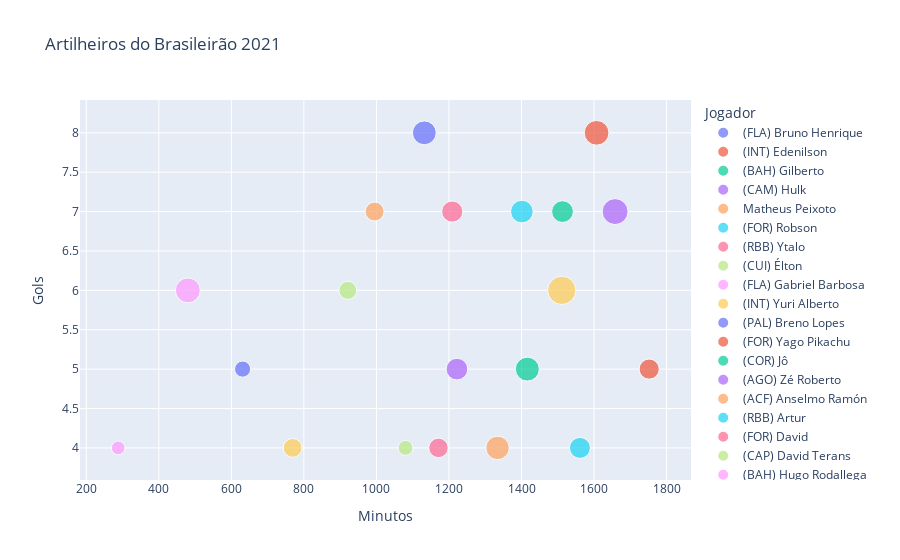

Source (notebook cell):
### Code cell
# Plotando o gráfico de dispersão
px.scatter(df[0], x="Minutos", y="Gols", color='Jogador', size='xG', title='Artilheiros do Brasileirão 2021')

### Figure 1 — Plotly figure (JSON) as saved in the notebook; plotly's stock layout.template omitted (floating-point values rounded to 4 significant figures)
{"data": [{"hovertemplate": "Jogador=(FLA) Bruno Henrique<br>Minutos=%{x}<br>Gols=%{y}<br>xG=%{marker.size}<extra></extra>", "legendgroup": "(FLA) Bruno Henrique", "marker": {"color": "#636efa", "size": [6.15], "sizemode": "area", "sizeref": 0.0217, "symbol": "circle"}, "mode": "markers", "name": "(FLA) Bruno Henrique", "orientation": "v", "showlegend": true, "type": "scatter", "x": [1132], "xaxis": "x", "y": [8], "yaxis": "y"}, {"hovertemplate": "Jogador=(INT) Edenilson<br>Minutos=%{x}<br>Gols=%{y}<br>xG=%{marker.size}<extra></extra>", "legendgroup": "(INT) Edenilson", "marker": {"color": "#EF553B", "size": [6.63], "sizemode": "area", "sizeref": 0.0217, "symbol": "circle"}, "mode": "markers", "name": "(INT) Edenilson", "orientation": "v", "showlegend": true, "type": "scatter", "x": [1607], "xaxis": "x", "y": [8], "yaxis": "y"}, {"hovertemplate": "Jogador=(BAH) Gilberto<br>Minutos=%{x}<br>Gols=%{y}<br>xG=%{marker.size}<extra></extra>", "legendgroup": "(BAH) Gilberto", "marker": {"color": "#00cc96", "size": [5.14], "sizemode": "area", "sizeref": 0.0217, "symbol": "circle"}, "mode": "markers", "name": "(BAH) Gilberto", "orientation": "v", "showlegend": true, "type": "scatter", "x": [1513], "xaxis": "x", "y": [7], "yaxis": "y"}, {"hovertemplate": "Jogador=(CAM) Hulk<br>Minutos=%{x}<br>Gols=%{y}<br>xG=%{marker.size}<extra></extra>", "legendgroup": "(CAM) Hulk", "marker": {"color": "#ab63fa", "size": [7.3], "sizemode": "area", "sizeref": 0.0217, "symbol": "circle"}, "mode": "markers", "name": "(CAM) Hulk", "orientation": "v", "showlegend": true, "type": "scatter", "x": [1658], "xaxis": "x", "y": [7], "yaxis": "y"}, {"hovertemplate": "Jogador=Matheus Peixoto<br>Minutos=%{x}<br>Gols=%{y}<br>xG=%{marker.size}<extra></extra>", "legendgroup": "Matheus Peixoto", "marker": {"color": "#FFA15A", "size": [3.9], "sizemode": "area", "sizeref": 0.0217, "symbol": "circle"}, "mode": "markers", "name": "Matheus Peixoto", "orientation": "v", "showlegend": true, "type": "scatter", "x": [995], "xaxis": "x", "y": [7], "yaxis": "y"}, {"hovertemplate": "Jogador=(FOR) Robson<br>Minutos=%{x}<br>Gols=%{y}<br>xG=%{marker.size}<extra></extra>", "legendgroup": "(FOR) Robson", "marker": {"color": "#19d3f3", "size": [5.56], "sizemode": "area", "sizeref": 0.0217, "symbol": "circle"}, "mode": "markers", "name": "(FOR) Robson", "orientation": "v", "showlegend": true, "type": "scatter", "x": [1401], "xaxis": "x", "y": [7], "yaxis": "y"}, {"hovertemplate": "Jogador=(RBB) Ytalo<br>Minutos=%{x}<br>Gols=%{y}<br>xG=%{marker.size}<extra></extra>", "legendgroup": "(RBB) Ytalo", "marker": {"color": "#FF6692", "size": [4.86], "sizemode": "area", "sizeref": 0.0217, "symbol": "circle"}, "mode": "markers", "name": "(RBB) Ytalo", "orientation": "v", "showlegend": true, "type": "scatter", "x": [1209], "xaxis": "x", "y": [7], "yaxis": "y"}, {"hovertemplate": "Jogador=(CUI) Élton<br>Minutos=%{x}<br>Gols=%{y}<br>xG=%{marker.size}<extra></extra>", "legendgroup": "(CUI) Élton", "marker": {"color": "#B6E880", "size": [3.5], "sizemode": "area", "sizeref": 0.0217, "symbol": "circle"}, "mode": "markers", "name": "(CUI) Élton", "orientation": "v", "showlegend": true, "type": "scatter", "x": [921], "xaxis": "x", "y": [6], "yaxis": "y"}, {"hovertemplate": "Jogador=(FLA) Gabriel Barbosa<br>Minutos=%{x}<br>Gols=%{y}<br>xG=%{marker.size}<extra></extra>", "legendgroup": "(FLA) Gabriel Barbosa", "marker": {"color": "#FF97FF", "size": [6.75], "sizemode": "area", "sizeref": 0.0217, "symbol": "circle"}, "mode": "markers", "name": "(FLA) Gabriel Barbosa", "orientation": "v", "showlegend": true, "type": "scatter", "x": [480], "xaxis": "x", "y": [6], "yaxis": "y"}, {"hovertemplate": "Jogador=(INT) Yuri Alberto<br>Minutos=%{x}<br>Gols=%{y}<br>xG=%{marker.size}<extra></extra>", "legendgroup": "(INT) Yuri Alberto", "marker": {"color": "#FECB52", "size": [8.68], "sizemode": "area", "sizeref": 0.0217, "symbol": "circle"}, "mode": "markers", "name": "(INT) Yuri Alberto", "orientation": "v", "showlegend": true, "type": "scatter", "x": [1511], "xaxis": "x", "y": [6], "yaxis": "y"}, {"hovertemplate": "Jogador=(PAL) Breno Lopes<br>Minutos=%{x}<br>Gols=%{y}<br>xG=%{marker.size}<extra></extra>", "legendgroup": "(PAL) Breno Lopes", "marker": {"color": "#636efa", "size": [2.83], "sizemode": "area", "sizeref": 0.0217, "symbol": "circle"}, "mode": "markers", "name": "(PAL) Breno Lopes", "orientation": "v", "showlegend": true, "type": "scatter", "x": [631], "xaxis": "x", "y": [5], "yaxis": "y"}, {"hovertemplate": "Jogador=(FOR) Yago Pikachu<br>Minutos=%{x}<br>Gols=%{y}<br>xG=%{marker.size}<extra></extra>", "legendgroup": "(FOR) Yago Pikachu", "marker": {"color": "#EF553B", "size": [4.4], "sizemode": "area", "sizeref": 0.0217, "symbol": "circle"}, "mode": "markers", "name": "(FOR) Yago Pikachu", "orientation": "v", "showlegend": true, "type": "scatter", "x": [1752], "xaxis": "x", "y": [5], "yaxis": "y"}, {"hovertemplate": "Jogador=(COR) Jô<br>Minutos=%{x}<br>Gols=%{y}<br>xG=%{marker.size}<extra></extra>", "legendgroup": "(COR) Jô", "marker": {"color": "#00cc96", "size": [6.23], "sizemode": "area", "sizeref": 0.0217, "symbol": "circle"}, "mode": "markers", "name": "(COR) Jô", "orientation": "v", "showlegend": true, "type": "scatter", "x": [1416], "xaxis": "x", "y": [5], "yaxis": "y"}, {"hovertemplate": "Jogador=(AGO) Zé Roberto<br>Minutos=%{x}<br>Gols=%{y}<br>xG=%{marker.size}<extra></extra>", "legendgroup": "(AGO) Zé Roberto", "marker": {"color": "#ab63fa", "size": [5.1], "sizemode": "area", "sizeref": 0.0217, "symbol": "circle"}, "mode": "markers", "name": "(AGO) Zé Roberto", "orientation": "v", "showlegend": true, "type": "scatter", "x": [1222], "xaxis": "x", "y": [5], "yaxis": "y"}, {"hovertemplate": "Jogador=(ACF) Anselmo Ramón<br>Minutos=%{x}<br>Gols=%{y}<br>xG=%{marker.size}<extra></extra>", "legendgroup": "(ACF) Anselmo Ramón", "marker": {"color": "#FFA15A", "size": [5.98], "sizemode": "area", "sizeref": 0.0217, "symbol": "circle"}, "mode": "markers", "name": "(ACF) Anselmo Ramón", "orientation": "v", "showlegend": true, "type": "scatter", "x": [1334], "xaxis": "x", "y": [4], "yaxis": "y"}, {"hovertemplate": "Jogador=(RBB) Artur<br>Minutos=%{x}<br>Gols=%{y}<br>xG=%{marker.size}<extra></extra>", "legendgroup": "(RBB) Artur", "marker": {"color": "#19d3f3", "size": [4.78], "sizemode": "area", "sizeref": 0.0217, "symbol": "circle"}, "mode": "markers", "name": "(RBB) Artur", "orientation": "v", "showlegend": true, "type": "scatter", "x": [1561], "xaxis": "x", "y": [4], "yaxis": "y"}, {"hovertemplate": "Jogador=(FOR) David<br>Minutos=%{x}<br>Gols=%{y}<br>xG=%{marker.size}<extra></extra>", "legendgroup": "(FOR) David", "marker": {"color": "#FF6692", "size": [4.12], "sizemode": "area", "sizeref": 0.0217, "symbol": "circle"}, "mode": "markers", "name": "(FOR) David", "orientation": "v", "showlegend": true, "type": "scatter", "x": [1171], "xaxis": "x", "y": [4], "yaxis": "y"}, {"hovertemplate": "Jogador=(CAP) David Terans<br>Minutos=%{x}<br>Gols=%{y}<br>xG=%{marker.size}<extra></extra>", "legendgroup": "(CAP) David Terans", "marker": {"color": "#B6E880", "size": [2.41], "sizemode": "area", "sizeref": 0.0217, "symbol": "circle"}, "mode": "markers", "name": "(CAP) David Terans", "orientation": "v", "showlegend": true, "type": "scatter", "x": [1080], "xaxis": "x", "y": [4], "yaxis": "y"}, {"hovertemplate": "Jogador=(BAH) Hugo Rodallega<br>Minutos=%{x}<br>Gols=%{y}<br>xG=%{marker.size}<extra></extra>", "legendgroup": "(BAH) Hugo Rodallega", "marker": {"color": "#FF97FF", "size": [2.03], "sizemode": "area", "sizeref": 0.0217, "symbol": "circle"}, "mode": "markers", "name": "(BAH) Hugo Rodallega", "orientation": "v", "showlegend": true, "type": "scatter", "x": [288], "xaxis": "x", "y": [4], "yaxis": "y"}, {"hovertemplate": "Jogador=(CAM) Jefferson Savarino<br>Minutos=%{x}<br>Gols=%{y}<br>xG=%{marker.size}<extra></extra>", "legendgroup": "(CAM) Jefferson Savarino", "marker": {"color": "#FECB52", "size": [3.83], "sizemode": "area", "sizeref": 0.0217, "symbol": "circle"}, "mode": "markers", "name": "(CAM) Jefferson Savarino", "orientation": "v", "showlegend": true, "type": "scatter", "x": [769], "xaxis": "x", "y": [4], "yaxis": "y"}], "layout": {"legend": {"itemsizing": "constant", "title": {"text": "Jogador"}, "tracegroupgap": 0}, "title": {"text": "Artilheiros do Brasileirão 2021"}, "xaxis": {"anchor": "y", "domain": [0, 1], "title": {"text": "Minutos"}}, "yaxis": {"anchor": "x", "domain": [0, 1], "title": {"text": "Gols"}}}}
